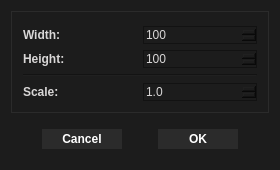
<?xml version="1.0" encoding="UTF-8"?>
<ui version="4.0">
 <class>DialogSnapshot</class>
 <widget class="QDialog" name="DialogSnapshot">
  <property name="geometry">
   <rect>
    <x>0</x>
    <y>0</y>
    <width>280</width>
    <height>170</height>
   </rect>
  </property>
  <property name="windowTitle">
   <string>Snapshot</string>
  </property>
  <property name="styleSheet">
   <string notr="true">QWidget{background:#1c1c1c}

QPushButton{border:none} 
QPushButton{color:#ffffff} 
QPushButton::hover{color:#faa028} 
QPushButton::pressed{color:#ffffff}  


QWidget{background-color: #1c1c1c}

QLabel{color:#d9d7d7}

QCheckBox::indicator{ border: 1px solid #d9d7d7; border-radius: 1px;} 
QCheckBox::indicator:checked{ background-color:#faa028; }
QCheckBox::indicator:disabled{ background-color:#D9D9D9; }
QDoubleSpinBox{selection-background-color: #faa028; border:1px solid #121212; color:#d9d7d7}
QSpinBox{selection-background-color: #faa028; border:1px solid #121212;color:#d9d7d7}
       

QComboBox QAbstractItemView { selection-background-color:#faa028;selection-color:#d9d7d7;color:#d9d7d7 } 
QComboBox{ selection-background-color:#faa028;selection-color:#d9d7d7;color:#d9d7d7 } 
QLineEdit{selection-background-color: #faa028; color:#ffffff; border:1px solid #d9d7d7 }</string>
  </property>
  <layout class="QVBoxLayout" name="verticalLayout">
   <item>
    <widget class="QGroupBox" name="groupBoxImageSize">
     <property name="font">
      <font>
       <family>Arial</family>
       <pointsize>8</pointsize>
       <weight>50</weight>
       <bold>false</bold>
      </font>
     </property>
     <property name="styleSheet">
      <string notr="true">QGroupBox{ border: 1px solid #2b2b2b;}</string>
     </property>
     <property name="title">
      <string/>
     </property>
     <layout class="QGridLayout" name="gridLayout">
      <item row="0" column="0">
       <widget class="QLabel" name="labelImageWidth">
        <property name="font">
         <font>
          <family>Arial</family>
          <pointsize>9</pointsize>
          <weight>75</weight>
          <bold>true</bold>
         </font>
        </property>
        <property name="text">
         <string>Width:</string>
        </property>
       </widget>
      </item>
      <item row="0" column="1">
       <widget class="QSpinBox" name="spinBoxImageWidth">
        <property name="minimum">
         <number>100</number>
        </property>
        <property name="maximum">
         <number>100000</number>
        </property>
        <property name="singleStep">
         <number>100</number>
        </property>
       </widget>
      </item>
      <item row="1" column="0">
       <widget class="QLabel" name="labelImageHeight">
        <property name="font">
         <font>
          <family>Arial</family>
          <pointsize>9</pointsize>
          <weight>75</weight>
          <bold>true</bold>
         </font>
        </property>
        <property name="text">
         <string>Height:</string>
        </property>
       </widget>
      </item>
      <item row="1" column="1">
       <widget class="QSpinBox" name="spinBoxImageHeight">
        <property name="minimum">
         <number>100</number>
        </property>
        <property name="maximum">
         <number>100000</number>
        </property>
        <property name="singleStep">
         <number>100</number>
        </property>
       </widget>
      </item>
      <item row="2" column="0" colspan="2">
       <widget class="Line" name="line">
        <property name="orientation">
         <enum>Qt::Horizontal</enum>
        </property>
       </widget>
      </item>
      <item row="3" column="0">
       <widget class="QLabel" name="labelImageScale">
        <property name="font">
         <font>
          <family>Arial</family>
          <pointsize>9</pointsize>
          <weight>75</weight>
          <bold>true</bold>
         </font>
        </property>
        <property name="text">
         <string>Scale:</string>
        </property>
       </widget>
      </item>
      <item row="3" column="1">
       <widget class="QDoubleSpinBox" name="doubleSpinBoxImageScale">
        <property name="locale">
         <locale language="English" country="UnitedStates"/>
        </property>
        <property name="decimals">
         <number>1</number>
        </property>
        <property name="minimum">
         <double>0.100000000000000</double>
        </property>
        <property name="maximum">
         <double>20.000000000000000</double>
        </property>
        <property name="value">
         <double>1.000000000000000</double>
        </property>
       </widget>
      </item>
     </layout>
    </widget>
   </item>
   <item>
    <spacer name="verticalSpacer">
     <property name="orientation">
      <enum>Qt::Vertical</enum>
     </property>
     <property name="sizeHint" stdset="0">
      <size>
       <width>20</width>
       <height>40</height>
      </size>
     </property>
    </spacer>
   </item>
   <item>
    <layout class="QHBoxLayout" name="horizontalLayout">
     <item>
      <spacer name="horizontalSpacer">
       <property name="orientation">
        <enum>Qt::Horizontal</enum>
       </property>
       <property name="sizeHint" stdset="0">
        <size>
         <width>10</width>
         <height>20</height>
        </size>
       </property>
      </spacer>
     </item>
     <item>
      <widget class="QPushButton" name="pushButtonCancel">
       <property name="minimumSize">
        <size>
         <width>80</width>
         <height>0</height>
        </size>
       </property>
       <property name="maximumSize">
        <size>
         <width>16777215</width>
         <height>20</height>
        </size>
       </property>
       <property name="font">
        <font>
         <family>Arial</family>
         <weight>75</weight>
         <bold>true</bold>
        </font>
       </property>
       <property name="styleSheet">
        <string notr="true">QPushButton{background-color: #2b2b2b; border: 1px solid black;
border:none;
}
</string>
       </property>
       <property name="text">
        <string>Cancel</string>
       </property>
      </widget>
     </item>
     <item>
      <spacer name="horizontalSpacer_3">
       <property name="orientation">
        <enum>Qt::Horizontal</enum>
       </property>
       <property name="sizeHint" stdset="0">
        <size>
         <width>10</width>
         <height>20</height>
        </size>
       </property>
      </spacer>
     </item>
     <item>
      <widget class="QPushButton" name="pushButtonOK">
       <property name="sizePolicy">
        <sizepolicy hsizetype="Minimum" vsizetype="Minimum">
         <horstretch>0</horstretch>
         <verstretch>0</verstretch>
        </sizepolicy>
       </property>
       <property name="minimumSize">
        <size>
         <width>80</width>
         <height>0</height>
        </size>
       </property>
       <property name="maximumSize">
        <size>
         <width>16777215</width>
         <height>20</height>
        </size>
       </property>
       <property name="font">
        <font>
         <family>Arial</family>
         <weight>75</weight>
         <bold>true</bold>
        </font>
       </property>
       <property name="styleSheet">
        <string notr="true">QPushButton{background-color: #2b2b2b;
border:none;
}
</string>
       </property>
       <property name="text">
        <string>OK</string>
       </property>
       <property name="default">
        <bool>true</bool>
       </property>
      </widget>
     </item>
     <item>
      <spacer name="horizontalSpacer_2">
       <property name="orientation">
        <enum>Qt::Horizontal</enum>
       </property>
       <property name="sizeHint" stdset="0">
        <size>
         <width>10</width>
         <height>20</height>
        </size>
       </property>
      </spacer>
     </item>
    </layout>
   </item>
   <item>
    <spacer name="verticalSpacer_2">
     <property name="orientation">
      <enum>Qt::Vertical</enum>
     </property>
     <property name="sizeHint" stdset="0">
      <size>
       <width>20</width>
       <height>40</height>
      </size>
     </property>
    </spacer>
   </item>
  </layout>
 </widget>
 <tabstops>
  <tabstop>spinBoxImageWidth</tabstop>
  <tabstop>spinBoxImageHeight</tabstop>
  <tabstop>doubleSpinBoxImageScale</tabstop>
  <tabstop>pushButtonCancel</tabstop>
  <tabstop>pushButtonOK</tabstop>
 </tabstops>
 <resources/>
 <connections/>
</ui>
